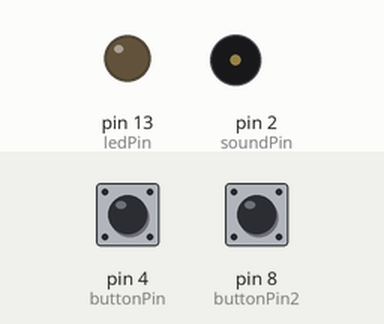
Bench run of a sketch on a simulated Arduino Uno, built with avr-gcc and run on an emulated ATmega328P. Parts: output pins drawn as LEDs (lit = HIGH), buzzer (waves = sounding). The test bench sets the inputs (shaded band); at power-on: pin 8 (buttonPin2) LOW, pin 4 (buttonPin) LOW.

Above: at 1.2 s.
1.3 s: pin 8 (buttonPin2) pulled HIGH for 0.15 s
At 1.53 s:
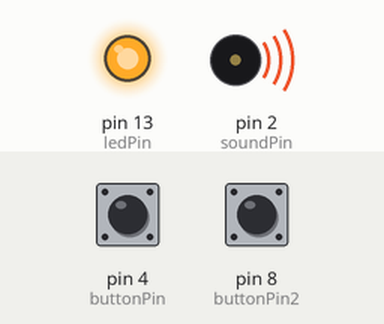
3.2 s: pin 4 (buttonPin) pulled HIGH for 1 s
At 5.6 s:
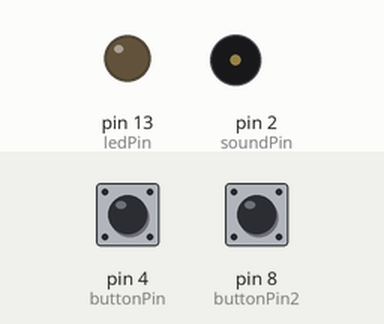
6.2 s: pin 4 (buttonPin) pulled HIGH for 3.2 s
At 6.43 s:
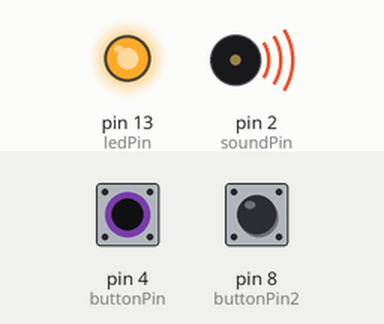
10.9 s: pin 8 (buttonPin2) pulled HIGH for 3.2 s
At 15.5 s:
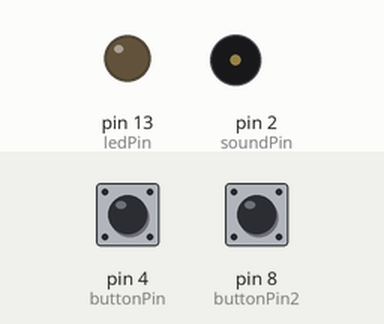
Timing chart, 0 to 16.6 s (numbered marks = the images above; inputs shaded):
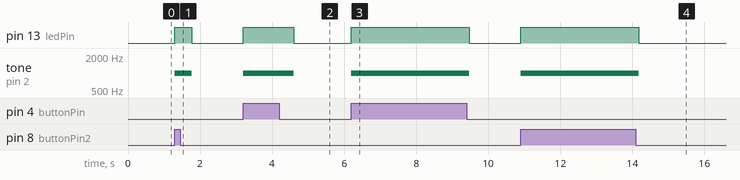

Measured:
- after the input at 1.3 s, pin 13 (ledPin): LOW → HIGH at once, → LOW 0.47 s later; tone on pin 2 (soundPin): silent → 1000 Hz at once, → silent 0.47 s later
- after the input at 3.2 s, pin 13 (ledPin): LOW → HIGH at once, → LOW 1.4 s later; tone on pin 2 (soundPin): silent → 1000 Hz at once, → silent 1.4 s later
- after the input at 6.2 s, pin 13 (ledPin): LOW → HIGH at once, → LOW 3.3 s later; tone on pin 2 (soundPin): silent → 1000 Hz at once, → silent 3.3 s later
- after the input at 10.9 s, pin 13 (ledPin): LOW → HIGH at once, → LOW 3.3 s later; tone on pin 2 (soundPin): silent → 1000 Hz at once, → silent 3.3 s later

The sketch:

WesternDuelEmission2.ino
```cpp
#include <IRremote.h>

IRsend irsend;

const int buttonPin =4;
const int buttonPin2 = 8;

const int soundPin =2;


const int ledPin = 13;
int buttonState = 0;

int buttonState2= 0;


void setup()
{
  pinMode(soundPin,OUTPUT);
  pinMode(ledPin,OUTPUT);
  pinMode(buttonPin,INPUT);
    pinMode(buttonPin2,INPUT);
  Serial.begin(9600);
}

void loop() {


buttonState = digitalRead(buttonPin);

buttonState2 = digitalRead(buttonPin2);

//Serial.println(buttonState2);

  if(buttonState == HIGH){
    digitalWrite(ledPin, HIGH);


     tone(soundPin, 1000);
//NEC ir 0xFF6897  =0  32bit
  irsend.sendNEC(0xFF6897, 32);
    delay(400);

  // Send 1KHz sound signal...      // ...for 1 sec
  noTone(soundPin);     // Stop sound...
//  delay(400);

//1
//  irsend.sendNEC(0xFF30CF, 32);
//    delay(1000);

   } else if(buttonState ==LOW){

        digitalWrite(ledPin, LOW);
  }

  if(buttonState2 == HIGH){
    digitalWrite(ledPin, HIGH);
    tone(soundPin, 1000);
//NEC ir 0xFF6897  =0  32bit
//  irsend.sendNEC(0xFF6897, 32);
//    delay(1000);

//1
  irsend.sendNEC(0xFF30CF, 32);
    delay(400);

     noTone(soundPin);     // Stop sound...
//  delay(400);

   } else if(buttonState2 ==LOW){

        digitalWrite(ledPin, LOW);
  }


}
```
